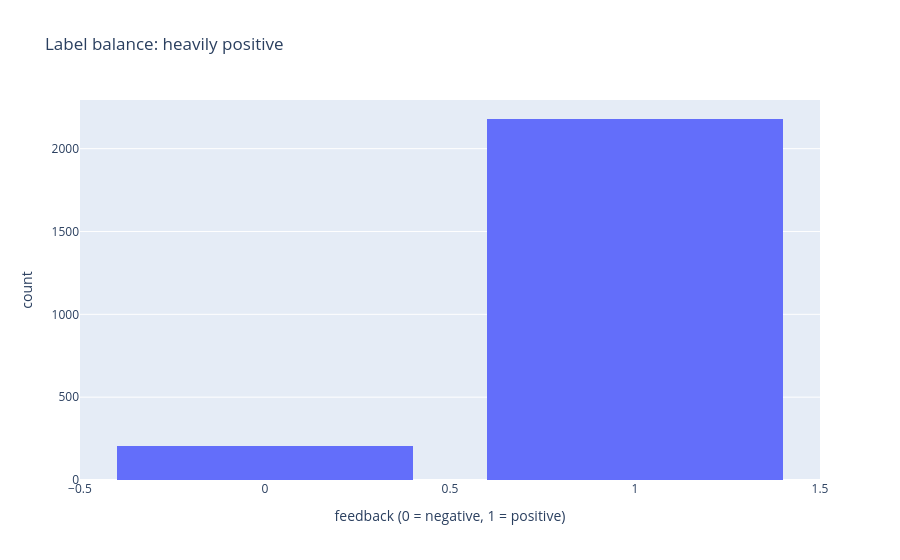

The cell this chart's notebook holds for it:
### Markdown cell above
The classes are heavily imbalanced toward positive, which is why accuracy is never the
headline metric.

### Code cell
balance = df["feedback"].value_counts(normalize=True).sort_index()
print("negative (0) share: %.4f   positive (1) share: %.4f" % (balance.loc[0], balance.loc[1]))

fig = px.histogram(
    df, x="feedback", title="Label balance: heavily positive",
    labels={"feedback": "feedback (0 = negative, 1 = positive)"},
)
fig.update_layout(bargap=0.2)
fig

### Figure 1 — Plotly figure (JSON) as saved in the notebook; plotly's stock layout.template omitted (floating-point values rounded to 4 significant figures; data arrays with more than 128 entries replaced by an {"elided": "..."} marker saying what was removed)
{"data": [{"bingroup": "x", "hovertemplate": "feedback (0 = negative, 1 = positive)=%{x}<br>count=%{y}<extra></extra>", "legendgroup": "", "marker": {"color": "#636efa", "pattern": {"shape": ""}}, "name": "", "orientation": "v", "showlegend": false, "type": "histogram", "x": {"elided": "2384 int values"}, "xaxis": "x", "yaxis": "y"}], "layout": {"bargap": 0.2, "barmode": "relative", "legend": {"tracegroupgap": 0}, "title": {"text": "Label balance: heavily positive"}, "xaxis": {"anchor": "y", "domain": [0.0, 1.0], "title": {"text": "feedback (0 = negative, 1 = positive)"}}, "yaxis": {"anchor": "x", "domain": [0.0, 1.0], "title": {"text": "count"}}}}
